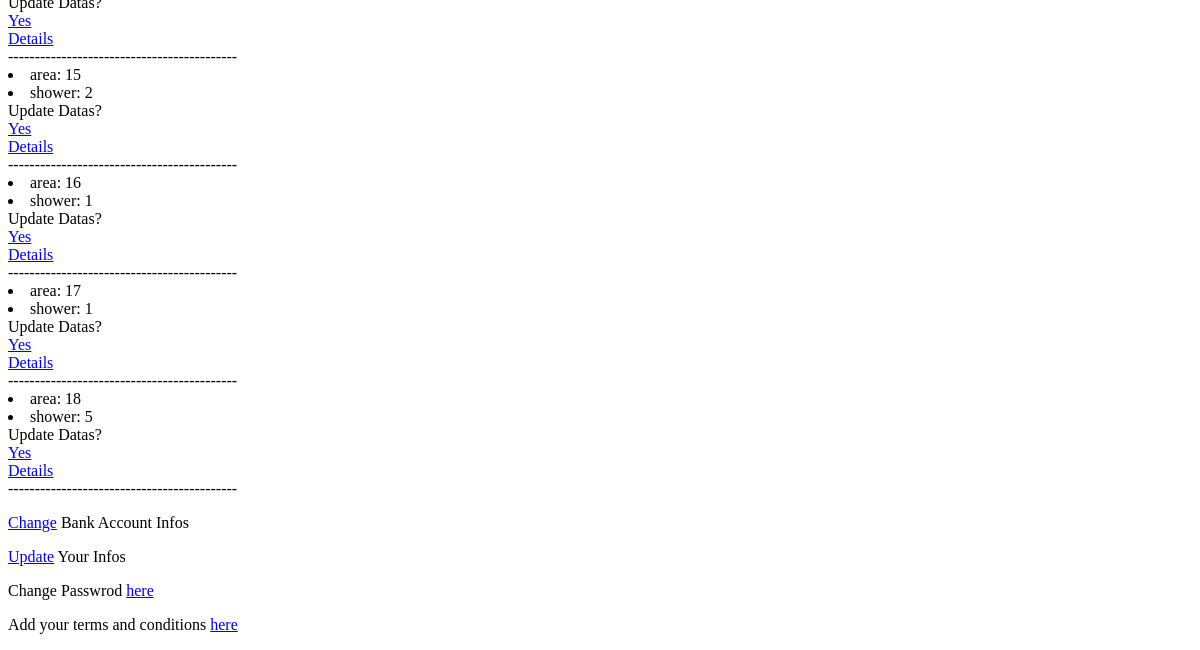
Page /sportclub/profile/sportclub/ (signed in, lower part) on the earlier database version.
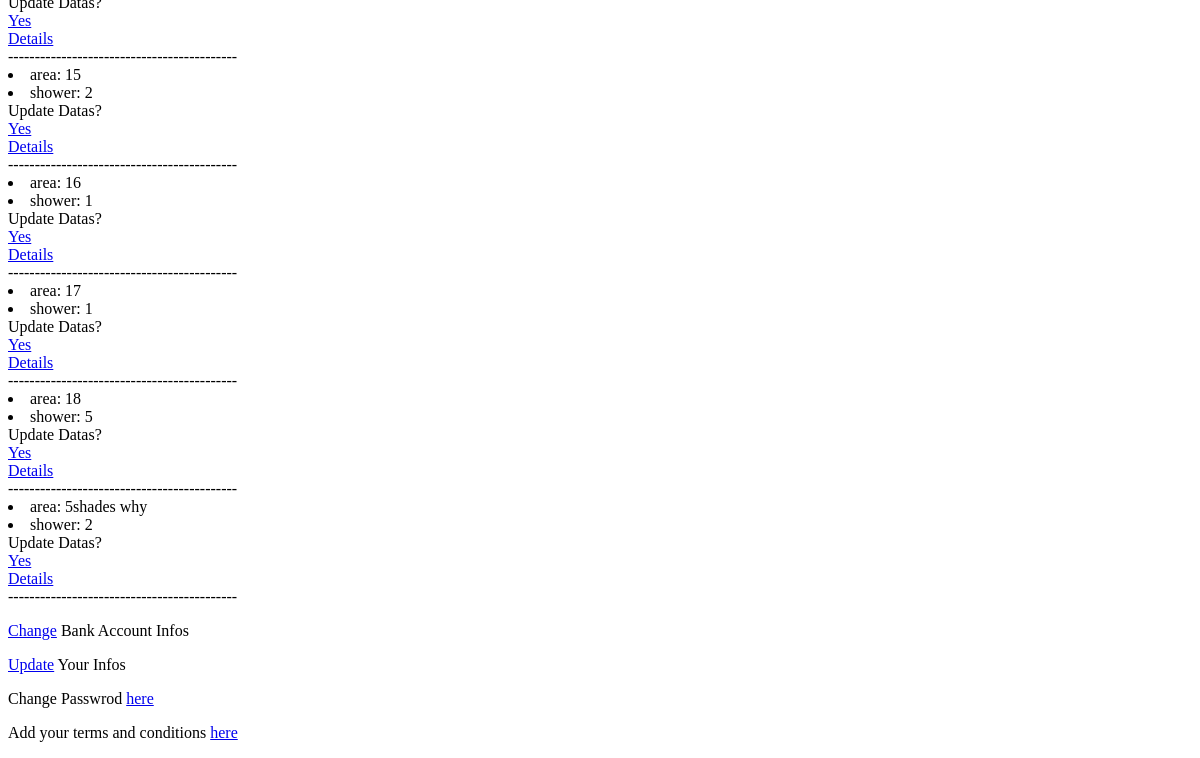
Same page on the later database version.
### salon/models.py (models this page shows, shortened)
class SalonModel(models.Model):
    sportclub = models.ForeignKey(SportClubModel, on_delete = models.CASCADE,
                                  related_name = 'salons')
    is_confirmed = models.BooleanField(default = False,
                                       null = False)
    area = models.CharField(max_length=264, blank=False, null = False)#change to integer
    floor_type = models.CharField(max_length = 264, blank = True, null = True)
    locker = models.BooleanField(blank = False, null = False)
    drinking_water = models.BooleanField(blank = False, null = False)
    parking_area = models.BooleanField(blank = False, null = False)
    shower = models.PositiveIntegerField(blank = False, null = False)
    safe_keeping = models.BooleanField(blank = False, null = False)
    changing_room = models.PositiveIntegerField(blank = False, null = False)
    is_futsall = models.BooleanField(blank = False, null = False)
    is_volleyball = models.BooleanField(blank = False, null = False)
    is_football = models.BooleanField(blank = False, null = False)
    is_basketball = models.BooleanField(blank = False, null = False)

### sportclub/views.py (the view)
# urls.py: path('profile/<slug:slug>/', SportClubProfileView, name='profile'),
@sportclub_required
@login_required
def SportClubProfileView(request, slug):
    user = request.user
    SportClubDetail = get_object_or_404(SportClubModel, user = user)
    return render(request,'sportclub/sportclubprofile.html',
                    {'sportclub_detail':SportClubDetail})

### sportclub/templates/sportclub/sportclubprofile.html (shortened to what this page needs)
<!DOCTYPE html>
<html lang="en" dir="ltr">
  <head>
  </head>
  <body>
    <p>this is the detail page for the sportclub</p><br>
    <p>
    Username: {{ sportclub_detail.user.username }}<br>
    email: {{ sportclub_detail.user.email }}<br>
    phone number{{ sportclub_detail.phone_number}}<br>
    address: {{ sportclub_detail.address}}<br>
    more info: {{ sportclub_detail.info}}<br>
    slug: {{sportclub_detail.slug}}<br>
    bank: {{ sportclub_detail.bankaccount_bankname}}<br>
    sportclub image: <img src="{{sportclub_detail.picture.url}}" width="70" height="70"/><br>
       <br>
    <br>
    <p>
      {% if sportclub_detail.salons %}
    salons:<br>
    {% for salon in sportclub_detail.salons.all %}
    <li>area: {{salon.area}}<br></li>
    <li>shower: {{salon.shower}}<br></li>
    Update Datas?<br>
    <a href="{% url 'salon:update' slug=user.slug pk=salon.pk %}"> Yes </a><br>
    <a href="{% url 'salon:salondetail' pk=salon.pk %}"> Details </a><br>
    -------------------------------------------<br>
    {% endfor %}
    {% endif %}
    <p><a href="{% url 'sportclub:bankinfochange' slug=user.slug %}">Change</a> Bank Account Infos</p>
    <p><a href="{% url 'sportclub:update' slug=user.slug %}">Update</a> Your Infos</p>
    <p>Change Passwrod <a href="{% url 'accounts:passwordchange' slug=user.slug %}">here</a></p>
    <p>Add your terms and conditions <a href="{% url 'sportclub:termsandconditions' slug=user.slug %}">here</a></p>
    </p>
    </p>
  </body>
</html>

Differences in the rows shown:
added SalonModel: area "5shades why", shower "2"
